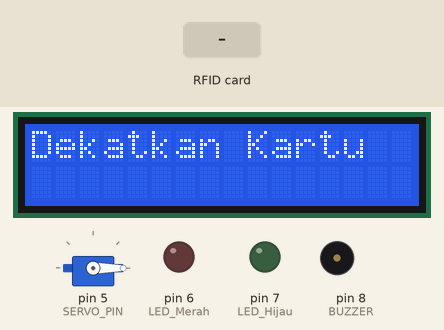
Recording of a sketch running on a simulated Arduino Uno, built with avr-gcc and run on an emulated ATmega328P. On the bench: 16×2 character LCD, servo, output pins drawn as LEDs (lit = HIGH), buzzer (waves = sounding). Inputs (shaded band) come from the test bench. Pins used as bus, display or sensor lines are not drawn; what the sketch prints to the serial monitor is not drawn.

Above: at 2.3 s.
2.4 s: RFID card 34 62 4E 49 held to the reader
At 3.6 s:
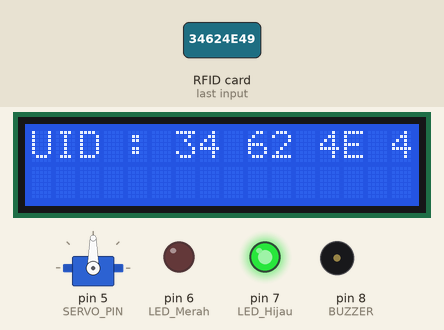
3.9 s: RFID card 5E 7A 19 C4 held to the reader
At 6.7 s:
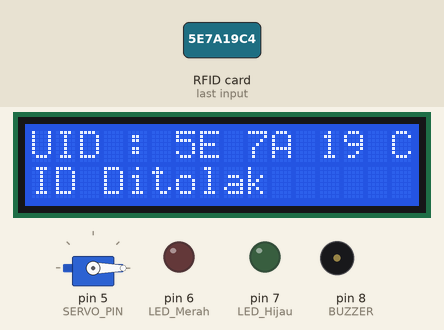
6.9 s: RFID card 34 62 4E 49 held to the reader
At 12.9 s:
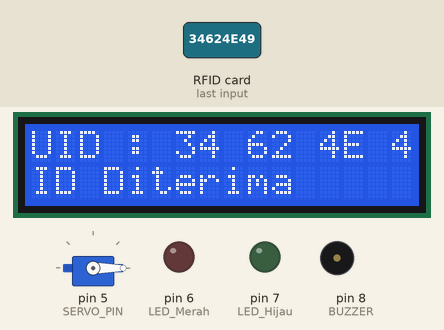
Timing chart, 0 to 14.4 s (numbered marks = the images above; inputs shaded):
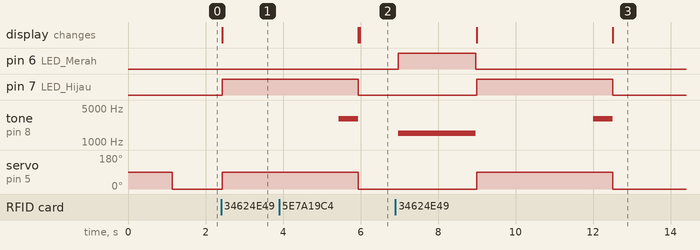

Measured:
- after the input at 2.4 s, pin 7 (LED_Hijau): LOW → HIGH at once; servo on pin 5 (SERVO_PIN): 0° → 90° at once; the display: changes at once (image 1)
- after the input at 3.9 s, the display: first differs from a run without the input after 2.1 s (image 2)
- after the input at 6.9 s, pin 7 (LED_Hijau): LOW → HIGH after 2.1 s, → LOW 3.5 s later; servo on pin 5 (SERVO_PIN): 0° → 90° after 2.1 s, → 0° 3.5 s later; the display: first changes after 2.1 s (image 3 shows a later state)

The sketch:

akses.ino
```cpp
#include <LiquidCrystal_I2C.h> //Membuka libary lcd
#include <SPI.h> //
#include <MFRC522.h> //Library
#include <Servo.h> //membuka library servo

#define BUZZER 8 //buzzer pin
#define ACCESS_DELAY 500 // lamanya buzzer bunyi
#define DENIED_DELAY 2000 // lamanya buzzer bunyi
#define LED_Hijau 7 //define Pin Led Hijau
#define LED_Merah 6 //define Pin Led Merah
#define SERVO_PIN 5
#define SS_PIN 10
#define RST_PIN 9
MFRC522 mfrc522(SS_PIN, RST_PIN);
LiquidCrystal_I2C lcd = LiquidCrystal_I2C(0x27, 16, 2);
Servo myservo;

void setup()
{
  lcd.init();
  lcd.backlight();
  lcd.clear();
  lcd.noCursor(); //biar gak ada cursor di lcd

  lcd.clear(); //clear lcd
  Serial.begin(9600); // Initiate a serial communication
  SPI.begin(); // Initiate SPI bus
  mfrc522.PCD_Init(); // Initiate MFRC522
  Serial.println("Dekatkan kartu...");
  Serial.println();
  lcd.setCursor(0,0);
  lcd.print("Dekatkan Kartu");
  delay(1000);
  pinMode(LED_Hijau, OUTPUT);
  pinMode(LED_Merah, OUTPUT);
  pinMode(BUZZER, OUTPUT);
  noTone(BUZZER);
  myservo.attach(SERVO_PIN);
  myservo.write(0);
}
void loop()
{
// Melihat kartu baru
  if ( ! mfrc522.PICC_IsNewCardPresent())
{
    return;
}
// Pilih salah satu kartu
  if ( ! mfrc522.PICC_ReadCardSerial())
{
  return;
}
// Menampilkan UID di serial monitor
  lcd.setCursor(0,0);
  lcd.print("UID :");
  Serial.print("UID tag :");
  String content= "";
  byte letter;
  for (byte i = 0; i < mfrc522.uid.size; i++)
{
    lcd.print(mfrc522.uid.uidByte[i] < 0x10 ? " 0" : " ");
    Serial.print(mfrc522.uid.uidByte[i] < 0x10 ? " 0" : " ");
    lcd.print(mfrc522.uid.uidByte[i], HEX);
    Serial.print(mfrc522.uid.uidByte[i], HEX);
    content.concat(String(mfrc522.uid.uidByte[i] < 0x10 ? " 0" : " "));
    content.concat(String(mfrc522.uid.uidByte[i], HEX));
}
  Serial.println();

  Serial.print("Pesan : ");
  content.toUpperCase();
  if (content.substring(1) == "34 62 4E 49") // ganti kode kartu jika ingin mendapat akses
{
    myservo.write(90);
    digitalWrite(LED_Hijau, HIGH);
    delay(3000);
    tone(BUZZER, 3000);
    delay(ACCESS_DELAY);
    lcd.setCursor(0,1);
    lcd.print("ID Diterima ");
    Serial.println("ID Diterima ");
    digitalWrite(LED_Hijau, LOW);
    noTone(BUZZER);
    myservo.write(0);
}
  else {
    lcd.setCursor(0,1);
    lcd.print("ID Ditolak ");
    Serial.println(" ID Ditolak ");
    delay(1000);
    digitalWrite(LED_Merah, HIGH);
    tone(BUZZER, 1500); // Frekuensi suara pada buzzer
    delay(DENIED_DELAY);
    digitalWrite(LED_Merah, LOW);
    noTone(BUZZER);
}
}
```
